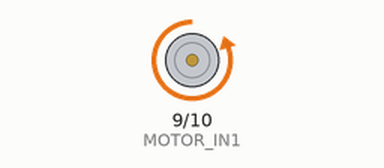
Bench run of a sketch on a simulated Arduino Uno, built with avr-gcc and run on an emulated ATmega328P. On the bench: motor-driver pin pairs drawn as motors (green arrow = first pin HIGH = forward, orange = second pin HIGH = backward, longer = more drive).

Above: at 3.0 s.
At 9.1 s:
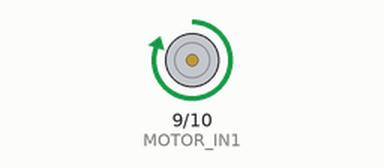
Timing chart, 0 to 15.9 s (numbered marks = the images above):
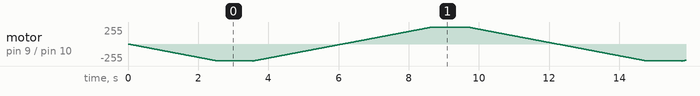

The sketch:

DRV8871_Speed.ino
```cpp
const int MOTOR_IN1 = 9;
const int MOTOR_IN2 = 10;

void setup() {
  pinMode(MOTOR_IN1, OUTPUT);
  pinMode(MOTOR_IN2, OUTPUT);
}

void loop() {
  // ramp up forward
  digitalWrite(MOTOR_IN1, LOW);
  for (int i = 0; i < 255; i++) {
    analogWrite(MOTOR_IN2, i);
    delay(10);
  }

  // forward full speed for one second
  delay(1000);

  // ramp down forward
  for (int i = 255; i >= 0; i--) {
    analogWrite(MOTOR_IN2, i);
    delay(10);
  }

  // ramp up backward
  digitalWrite(MOTOR_IN2, LOW);
  for (int i = 0; i < 255; i++) {
    analogWrite(MOTOR_IN1, i);
    delay(10);
  }

  // backward full speed for one second
  delay(1000);

  // ramp down backward
  for (int i = 255; i >= 0; i--) {
    analogWrite(MOTOR_IN1, i);
    delay(10);
  }
}
```
